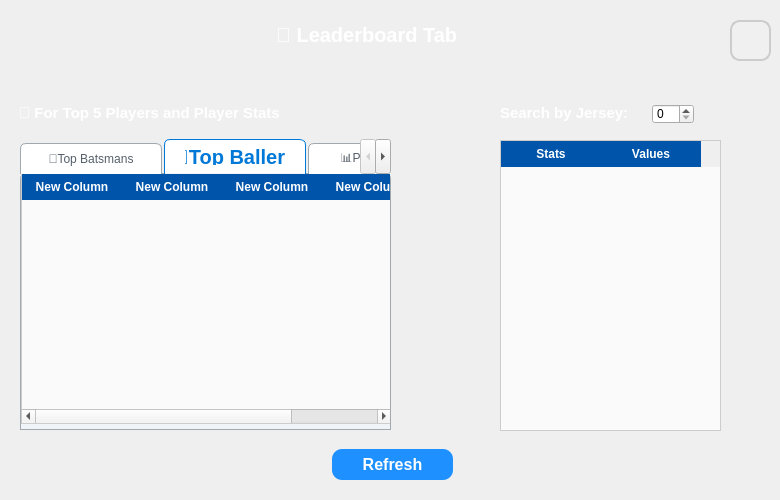
<?xml version="1.0" encoding="UTF-8"?>
<ui version="4.0">
 <class>DemoModeScreen</class>
 <widget class="QWidget" name="DemoModeScreen">
  <property name="geometry">
   <rect>
    <x>0</x>
    <y>0</y>
    <width>780</width>
    <height>500</height>
   </rect>
  </property>
  <property name="windowTitle">
   <string>Form</string>
  </property>
  <property name="styleSheet">
   <string notr="true">#DemoModeScreen {
   background-image: url(:/images/leaderboardbackground.png);  /* Set your image path */
    background-position: center;  /* Center the image */
    background-repeat: no-repeat;  /* Do not repeat the image */
   
}
</string>
  </property>
  <widget class="QPushButton" name="homeButton">
   <property name="geometry">
    <rect>
     <x>730</x>
     <y>20</y>
     <width>41</width>
     <height>41</height>
    </rect>
   </property>
   <property name="styleSheet">
    <string notr="true">QPushButton#homeButton {
    background-color: #f0f0f0;
    border: 2px solid #ccc;
    border-radius: 10px;
    padding: 5px;
}

QPushButton#homeButton:hover {
    background-color: #e0f7ff;
    border: 2px solid #00aaff;

}</string>
   </property>
   <property name="text">
    <string/>
   </property>
   <property name="iconSize">
    <size>
     <width>32</width>
     <height>32</height>
    </size>
   </property>
  </widget>
  <widget class="QLabel" name="gifOverlayLabel">
   <property name="geometry">
    <rect>
     <x>276</x>
     <y>19</y>
     <width>201</width>
     <height>31</height>
    </rect>
   </property>
   <property name="font">
    <font>
     <pointsize>-1</pointsize>
     <bold>true</bold>
    </font>
   </property>
   <property name="styleSheet">
    <string notr="true">QLabel{
font-size:20px;
color:white;
}</string>
   </property>
   <property name="text">
    <string>🥇 Leaderboard Tab</string>
   </property>
  </widget>
  <widget class="QTabWidget" name="leaderboardTabs">
   <property name="geometry">
    <rect>
     <x>20</x>
     <y>139</y>
     <width>371</width>
     <height>291</height>
    </rect>
   </property>
   <property name="styleSheet">
    <string notr="true">QTabWidget::pane {
    border: 1px solid #A0A8B0;
    background: #F0F4F8;
    border-top-left-radius: 6px;
	font-size:20px;
    border-top-right-radius: 6px;
    top: -1px;
}

/* Remove default base under the tabs */
QTabBar {
    qproperty-drawBase: 0;
}

/* Unselected tabs */
QTabBar::tab {
    background: #FFFFFF;
    color: #555F6A;
    padding: 8px 20px;
    margin-right: 2px;
    border: 1px solid #A0A8B0;
    border-bottom: none;
    border-top-left-radius: 6px;
    border-top-right-radius: 6px;
    min-width: 100px;
}

/* Hover state */
QTabBar::tab:hover {
    background: #E4E9EF;
}

/* Selected tab */
QTabBar::tab:selected {
    background: #FFFFFF;
    color: #0078D7;
	 font-size:20px;
    border-color: #0078D7;
    border-bottom: 1px solid #F0F4F8; /* blend into pane */
    font-weight: bold;
}

/* Push down unselected tabs slightly */
QTabBar::tab:!selected {
    margin-top: 4px;
}

</string>
   </property>
   <property name="currentIndex">
    <number>1</number>
   </property>
   <widget class="QWidget" name="tab">
    <attribute name="title">
     <string>🏏Top Batsmans</string>
    </attribute>
    <widget class="QTableWidget" name="batsmenTable">
     <property name="geometry">
      <rect>
       <x>-1</x>
       <y>0</y>
       <width>371</width>
       <height>251</height>
      </rect>
     </property>
     <property name="styleSheet">
      <string notr="true">QTableWidget {
  background: #fafafa;
  gridline-color: #ddd;
  font-family: &quot;Segoe UI&quot;, Arial, sans-serif;
  font-size: 12px;
  border: 1px solid #ccc;
  selection-background-color: #87cefa;
  selection-color: #000;
}

/* 2) Header */
QHeaderView::section {
  background-color: #0055aa;
  color: white;
  font-weight: bold;
  padding: 4px;
  border: none;
}

/* 3) Alternating row colors (zebra stripes) */
QTableWidget {
  alternate-background-color: #f2f2f2;
}
QTableWidget::item:!selected:alternate {
  background-color: #f2f2f2;
}

/* 4) Cell hover effect */
QTableWidget::item:hover {
  background-color: #e8f4fc;
}

/* 5) Vertical and horizontal grid lines */
QTableView, QTableWidget {
  show-decoration-selected: 1;
}
QTableWidget::item {
  border-bottom: 1px solid #eee;
  border-right:  1px solid #eee;
}

/* 6) Remove focus rectangle */
QTableWidget::item:focus {
  outline: none;
}</string>
     </property>
     <column>
      <property name="text">
       <string>New Column</string>
      </property>
     </column>
     <column>
      <property name="text">
       <string>New Column</string>
      </property>
     </column>
     <column>
      <property name="text">
       <string>New Column</string>
      </property>
     </column>
     <column>
      <property name="text">
       <string>New Column</string>
      </property>
     </column>
     <column>
      <property name="text">
       <string>New Column</string>
      </property>
     </column>
     <column>
      <property name="text">
       <string>New Column</string>
      </property>
     </column>
     <column>
      <property name="text">
       <string>New Column</string>
      </property>
     </column>
     <column>
      <property name="text">
       <string>New Column</string>
      </property>
     </column>
     <column>
      <property name="text">
       <string>New Column</string>
      </property>
     </column>
     <column>
      <property name="text">
       <string>New Column</string>
      </property>
     </column>
     <column>
      <property name="text">
       <string>New Column</string>
      </property>
     </column>
    </widget>
   </widget>
   <widget class="QWidget" name="tab_2">
    <attribute name="title">
     <string>🔴Top Ballers</string>
    </attribute>
    <widget class="QTableWidget" name="bowlersTable">
     <property name="geometry">
      <rect>
       <x>0</x>
       <y>-1</y>
       <width>371</width>
       <height>251</height>
      </rect>
     </property>
     <property name="styleSheet">
      <string notr="true">QTableWidget {
  background: #fafafa;
  gridline-color: #ddd;
  font-family: &quot;Segoe UI&quot;, Arial, sans-serif;
  font-size: 12px;
  border: 1px solid #ccc;
  selection-background-color: #87cefa;
  selection-color: #000;
}

/* 2) Header */
QHeaderView::section {
  background-color: #0055aa;
  color: white;
  font-weight: bold;
  padding: 4px;
  border: none;
}

/* 3) Alternating row colors (zebra stripes) */
QTableWidget {
  alternate-background-color: #f2f2f2;
}
QTableWidget::item:!selected:alternate {
  background-color: #f2f2f2;
}

/* 4) Cell hover effect */
QTableWidget::item:hover {
  background-color: #e8f4fc;
}

/* 5) Vertical and horizontal grid lines */
QTableView, QTableWidget {
  show-decoration-selected: 1;
}
QTableWidget::item {
  border-bottom: 1px solid #eee;
  border-right:  1px solid #eee;
}

/* 6) Remove focus rectangle */
QTableWidget::item:focus {
  outline: none;
}</string>
     </property>
     <column>
      <property name="text">
       <string>New Column</string>
      </property>
     </column>
     <column>
      <property name="text">
       <string>New Column</string>
      </property>
     </column>
     <column>
      <property name="text">
       <string>New Column</string>
      </property>
     </column>
     <column>
      <property name="text">
       <string>New Column</string>
      </property>
     </column>
    </widget>
   </widget>
   <widget class="QWidget" name="tab_3">
    <attribute name="title">
     <string>📊Player Stats</string>
    </attribute>
    <widget class="QTableWidget" name="tableWidget_3">
     <property name="geometry">
      <rect>
       <x>0</x>
       <y>0</y>
       <width>311</width>
       <height>211</height>
      </rect>
     </property>
    </widget>
    <widget class="QTableWidget" name="playersTable">
     <property name="geometry">
      <rect>
       <x>0</x>
       <y>0</y>
       <width>371</width>
       <height>251</height>
      </rect>
     </property>
     <property name="styleSheet">
      <string notr="true">QTableWidget {
  background: #fafafa;
  gridline-color: #ddd;
  font-family: &quot;Segoe UI&quot;, Arial, sans-serif;
  font-size: 12px;
  border: 1px solid #ccc;
  selection-background-color: #87cefa;
  selection-color: #000;
}

/* 2) Header */
QHeaderView::section {
  background-color: #0055aa;
  color: white;
  font-weight: bold;
  padding: 4px;
  border: none;
}

/* 3) Alternating row colors (zebra stripes) */
QTableWidget {
  alternate-background-color: #f2f2f2;
}
QTableWidget::item:!selected:alternate {
  background-color: #f2f2f2;
}

/* 4) Cell hover effect */
QTableWidget::item:hover {
  background-color: #e8f4fc;
}

/* 5) Vertical and horizontal grid lines */
QTableView, QTableWidget {
  show-decoration-selected: 1;
}
QTableWidget::item {
  border-bottom: 1px solid #eee;
  border-right:  1px solid #eee;
}

/* 6) Remove focus rectangle */
QTableWidget::item:focus {
  outline: none;
}</string>
     </property>
     <column>
      <property name="text">
       <string>Jersey</string>
      </property>
     </column>
     <column>
      <property name="text">
       <string>Name</string>
      </property>
     </column>
     <column>
      <property name="text">
       <string>Role</string>
      </property>
     </column>
    </widget>
   </widget>
  </widget>
  <widget class="QTableWidget" name="playerStatsTable">
   <property name="geometry">
    <rect>
     <x>500</x>
     <y>140</y>
     <width>221</width>
     <height>291</height>
    </rect>
   </property>
   <property name="styleSheet">
    <string notr="true">QTableWidget {
  background: #fafafa;
  gridline-color: #ddd;
  font-family: &quot;Segoe UI&quot;, Arial, sans-serif;
  font-size: 12px;
  border: 1px solid #ccc;
  selection-background-color: #87cefa;
  selection-color: #000;
}

/* 2) Header */
QHeaderView::section {
  background-color: #0055aa;
  color: white;
  font-weight: bold;
  padding: 4px;
  border: none;
}

/* 3) Alternating row colors (zebra stripes) */
QTableWidget {
  alternate-background-color: #f2f2f2;
}
QTableWidget::item:!selected:alternate {
  background-color: #f2f2f2;
}

/* 4) Cell hover effect */
QTableWidget::item:hover {
  background-color: #e8f4fc;
}

/* 5) Vertical and horizontal grid lines */
QTableView, QTableWidget {
  show-decoration-selected: 1;
}
QTableWidget::item {
  border-bottom: 1px solid #eee;
  border-right:  1px solid #eee;
}

/* 6) Remove focus rectangle */
QTableWidget::item:focus {
  outline: none;
}</string>
   </property>
   <column>
    <property name="text">
     <string>Stats</string>
    </property>
   </column>
   <column>
    <property name="text">
     <string>Values</string>
    </property>
   </column>
  </widget>
  <widget class="QLabel" name="label">
   <property name="geometry">
    <rect>
     <x>19</x>
     <y>102</y>
     <width>271</width>
     <height>21</height>
    </rect>
   </property>
   <property name="font">
    <font>
     <pointsize>-1</pointsize>
     <bold>true</bold>
    </font>
   </property>
   <property name="styleSheet">
    <string notr="true">QLabel{
font-size:15px;
color:white;
}</string>
   </property>
   <property name="text">
    <string>🌟 For Top 5 Players and Player Stats</string>
   </property>
  </widget>
  <widget class="QSpinBox" name="jerseyFilter">
   <property name="geometry">
    <rect>
     <x>652</x>
     <y>104</y>
     <width>42</width>
     <height>20</height>
    </rect>
   </property>
  </widget>
  <widget class="QLabel" name="label_3">
   <property name="geometry">
    <rect>
     <x>500</x>
     <y>102</y>
     <width>131</width>
     <height>21</height>
    </rect>
   </property>
   <property name="font">
    <font>
     <pointsize>-1</pointsize>
     <bold>true</bold>
    </font>
   </property>
   <property name="styleSheet">
    <string notr="true">QLabel{
font-size:15px;
color:white;
}</string>
   </property>
   <property name="text">
    <string>Search by Jersey:</string>
   </property>
  </widget>
  <widget class="QPushButton" name="pushButton">
   <property name="geometry">
    <rect>
     <x>332</x>
     <y>449</y>
     <width>121</width>
     <height>31</height>
    </rect>
   </property>
   <property name="styleSheet">
    <string notr="true">QPushButton {
    background-color: #1E90FF; /* Dodger Blue */
    color: white;
    border: none;
    border-radius: 10px;
    font-size: 16px;
    font-weight: bold;
}
QPushButton:hover {
    background-color:#63B8FF; 
}
QPushButton:pressed {
    background-color: #1874CD; /* Even darker on press */
    padding-left: 12px;
    padding-top: 12px;
}</string>
   </property>
   <property name="text">
    <string>Refresh</string>
   </property>
  </widget>
 </widget>
 <resources/>
 <connections/>
</ui>
